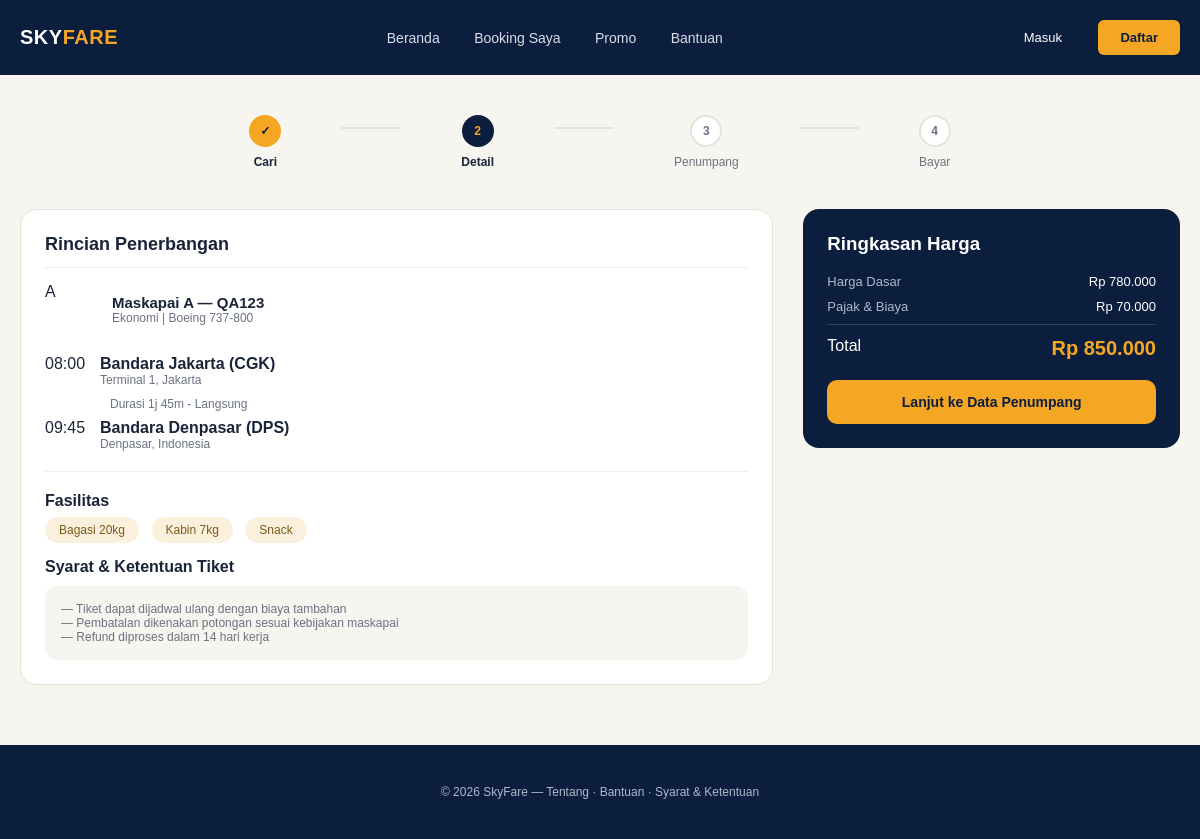
The page /php-mockup/flight-detail.php?kode=QA123 on the database its author committed.
### tables this page shows
CREATE TABLE IF NOT EXISTS flights (
    id INT UNSIGNED AUTO_INCREMENT PRIMARY KEY,
    airline VARCHAR(100) NOT NULL,
    flight_code VARCHAR(20) NOT NULL UNIQUE,
    aircraft VARCHAR(100) NOT NULL,
    origin_code CHAR(3) NOT NULL,
    origin_city VARCHAR(100) NOT NULL,
    destination_code CHAR(3) NOT NULL,
    destination_city VARCHAR(100) NOT NULL,
    departure_time TIME NOT NULL,
    arrival_time TIME NOT NULL,
    duration_minutes SMALLINT UNSIGNED NOT NULL,
    flight_date DATE NOT NULL,
    base_price DECIMAL(12, 2) NOT NULL,
    tax DECIMAL(12, 2) NOT NULL DEFAULT 0,
    cabin_class ENUM('Ekonomi', 'Bisnis', 'First Class') NOT NULL DEFAULT 'Ekonomi',
    baggage_kg TINYINT UNSIGNED NOT NULL DEFAULT 20,
    status ENUM('Tersedia', 'Penuh', 'Dibatalkan') NOT NULL DEFAULT 'Tersedia',
    created_at TIMESTAMP NOT NULL DEFAULT CURRENT_TIMESTAMP,
    INDEX idx_flights_route_date (origin_code, destination_code, flight_date)
);

### php-mockup/flight-detail.php (the view, shortened to what this page needs)
<?php
require_once __DIR__ . '/includes/init.php';
include "includes/steps.php";
$kodePenerbangan = isset($_GET['kode']) ? $_GET['kode'] : "A";
$flight = [
    "maskapai"  => "Maskapai A",
    "nomor"     => "QA123",
    "pesawat"   => "Boeing 737-800",
    "asal"      => "Bandara Soekarno-Hatta (CGK)",
    "asal_kota" => "Terminal 2, Jakarta",
    "tujuan"    => "Bandara Ngurah Rai (DPS)",
    "tujuan_kota" => "Denpasar, Bali",
    "berangkat" => "08:00",
    "tiba"      => "09:45",
    "durasi"    => "1j 45m — Langsung",
    "harga_dasar" => 780000,
    "pajak"     => 70000,
];
$flightStatement = $pdo->prepare("SELECT airline AS maskapai, flight_code AS nomor, aircraft AS pesawat,
    CONCAT('Bandara ', origin_city, ' (', origin_code, ')') AS asal,
    CONCAT('Terminal 1, ', origin_city) AS asal_kota,
    CONCAT('Bandara ', destination_city, ' (', destination_code, ')') AS tujuan,
    CONCAT(destination_city, ', Indonesia') AS tujuan_kota,
    TIME_FORMAT(departure_time, '%H:%i') AS berangkat, TIME_FORMAT(arrival_time, '%H:%i') AS tiba,
    CONCAT(FLOOR(duration_minutes / 60), 'j ', MOD(duration_minutes, 60), 'm - Langsung') AS durasi,
    base_price AS harga_dasar, tax AS pajak FROM flights WHERE flight_code = :flight_code LIMIT 1");
$flightStatement->execute(['flight_code' => $kodePenerbangan]);
$databaseFlight = $flightStatement->fetch();
if ($databaseFlight) {
    $flight = $databaseFlight;
}
$total = $flight["harga_dasar"] + $flight["pajak"];
function rupiah(int $angka): string
{
    return "Rp " . number_format($angka, 0, ",", ".");
}
include "includes/header.php";
?>
<div class="container">
    <div class="layout-2col">
        <div class="main">
            <div class="card">
                <h3 class="card-title">Rincian Penerbangan</h3>
                <div style="display:flex; align-items:center; gap:15px; margin-bottom:20px;">
                    <div class="logo-circle" style="width:52px;height:52px;">A</div>
                    <div>
                        <div style="font-weight:700; font-size:15px;"><?php echo htmlspecialchars($flight["maskapai"] . " — " . $flight["nomor"]); ?></div>
                        <div style="font-size:12px; color:var(--slate);">Ekonomi | <?php echo htmlspecialchars($flight["pesawat"]); ?></div>
                    </div>
                </div>
                <div style="display:flex; gap:15px; margin-bottom:10px;">
                    <div class="time-chip"><?php echo htmlspecialchars($flight["berangkat"]); ?></div>
                    <div>
                        <div style="font-weight:600;"><?php echo htmlspecialchars($flight["asal"]); ?></div>
                        <div style="font-size:12px; color:var(--slate);"><?php echo htmlspecialchars($flight["asal_kota"]); ?></div>
                    </div>
                </div>
                <div style="font-size:12px; color:var(--slate); margin:8px 0 8px 65px;">Durasi <?php echo htmlspecialchars($flight["durasi"]); ?></div>
                <div style="display:flex; gap:15px; margin-bottom:20px;">
                    <div class="time-chip"><?php echo htmlspecialchars($flight["tiba"]); ?></div>
                    <div>
                        <div style="font-weight:600;"><?php echo htmlspecialchars($flight["tujuan"]); ?></div>
                        <div style="font-size:12px; color:var(--slate);"><?php echo htmlspecialchars($flight["tujuan_kota"]); ?></div>
                    </div>
                </div>
                <hr style="border:none; border-top:1px solid #EFEDE5; margin:20px 0;">
                <p style="font-weight:700; margin-bottom:10px;">Fasilitas</p>
                <span style="background:var(--amber-soft); color:#7A5A17; padding:6px 14px; border-radius:17px; font-size:12px; margin-right:8px;">Bagasi 20kg</span>
                <span style="background:var(--amber-soft); color:#7A5A17; padding:6px 14px; border-radius:17px; font-size:12px; margin-right:8px;">Kabin 7kg</span>
                <span style="background:var(--amber-soft); color:#7A5A17; padding:6px 14px; border-radius:17px; font-size:12px;">Snack</span>
                <p style="font-weight:700; margin:20px 0 10px 0;">Syarat &amp; Ketentuan Tiket</p>
                <div style="background:var(--cream); padding:16px; border-radius:12px; font-size:12px; color:var(--slate);">
                    — Tiket dapat dijadwal ulang dengan biaya tambahan<br>
                    — Pembatalan dikenakan potongan sesuai kebijakan maskapai<br>
                    — Refund diproses dalam 14 hari kerja
                </div>
            </div>
        </div>
        <div class="side">
            <div class="summary-box-navy">
                <h3>Ringkasan Harga</h3>
                <div class="summary-row"><span>Harga Dasar</span><span style="color:#fff;"><?php echo rupiah($flight["harga_dasar"]); ?></span></div>
                <div class="summary-row"><span>Pajak &amp; Biaya</span><span style="color:#fff;"><?php echo rupiah($flight["pajak"]); ?></span></div>
                <div class="summary-total"><span>Total</span><span class="amount"><?php echo rupiah($total); ?></span></div>
                <form action="passenger-data.php" method="get">
                    <button type="submit" class="btn" style="width:100%; margin-top:20px;">Lanjut ke Data Penumpang</button>
                </form>
            </div>
        </div>
    </div>
</div>
<?php include "includes/footer.php"; ?>

### php-mockup/assets/mockup.css (style rules this page uses)
:root { --navy: #0b1e3d; --navy-light: #16294f; --navy-lighter: #152747; --cream: #f7f5ef; --amber: #f5a623; --amber-soft: #fbf0dd; --ink: #1a2438; --slate: #6b7280; --line: #e5e2d9; --green: #2e7d5b; }
* { box-sizing: border-box; }
body { margin: 0; font-family: Helvetica, Arial, sans-serif; color: var(--ink); background: var(--cream); }
.container { max-width: 1200px; margin: 0 auto; padding: 0 20px; }
.card { background: #ffffff; border-radius: 16px; border: 1px solid var(--line); padding: 24px; }
.card-title { font-size: 18px; font-weight: 700; margin: 0 0 15px 0; border-bottom: 1px solid #efede5; padding-bottom: 12px; }
.btn { display: inline-block; padding: 14px 28px; background: var(--amber); color: var(--navy); border: none; border-radius: 10px; font-size: 14px; font-weight: 700; cursor: pointer; text-align: center; }
.layout-2col { display: flex; gap: 30px; align-items: flex-start; margin-bottom: 60px; }
.layout-2col .main { flex: 2; }
.layout-2col .side { flex: 1; }
.summary-box-navy { background: var(--navy); color: #ffffff; border-radius: 16px; padding: 24px; }
.summary-box-navy h3 { margin-top: 0; }
.summary-row { display: flex; justify-content: space-between; font-size: 13px; margin-bottom: 10px; color: #aeb9cc; }
.summary-total { display: flex; justify-content: space-between; font-size: 16px; border-top: 1px solid #2e3f63; padding-top: 12px; margin-top: 10px; }
.summary-total .amount { color: var(--amber); font-weight: 700; font-size: 20px; }

### rows shown on the page
flights: airline+flight_code "Maskapai A — QA123", aircraft "Boeing 737-800", base_price "Rp 780.000", tax "Rp 70.000"

### other values the page prints
$inner "✓"
$stepLabel "Cari"
$inner "2"
$stepLabel "Detail"
$inner "3"
$stepLabel "Penumpang"
$inner "4"
$stepLabel "Bayar"
$flight["berangkat"] "08:00"
$flight["asal"] "Bandara Jakarta (CGK)"
$flight["asal_kota"] "Terminal 1, Jakarta"
$flight["durasi"] "1j 45m - Langsung"
$flight["tiba"] "09:45"
$flight["tujuan"] "Bandara Denpasar (DPS)"
$flight["tujuan_kota"] "Denpasar, Indonesia"
